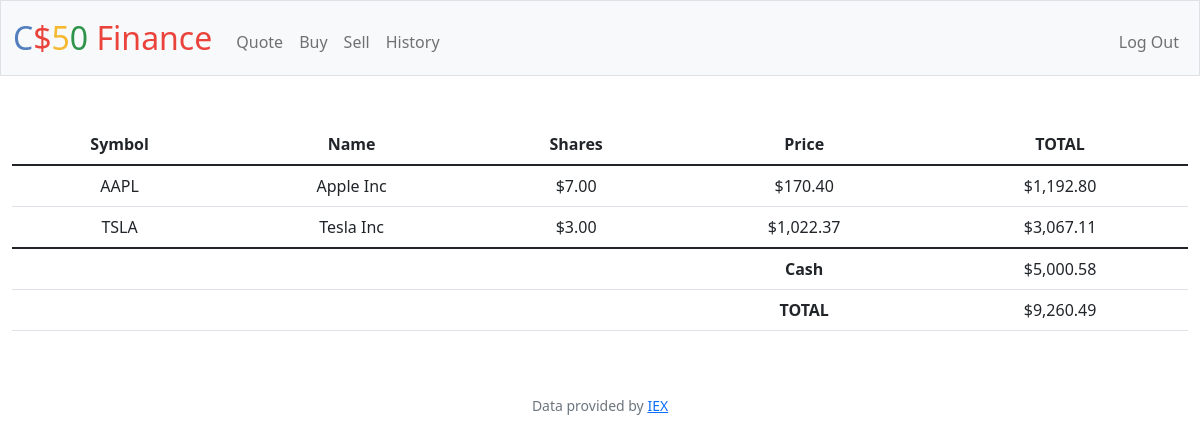
The page / (signed in) on the database its author committed.
### tables this page shows
CREATE TABLE transactions (
    id INTEGER PRIMARY KEY AUTOINCREMENT NOT NULL,
    user_id INTEGER NOT NULL,
    stock_name TEXT NOT NULL,
    shares INTEGER NOT NULL,
    price NUMERIC NOT NULL,
    bought_or_sold TEXT NOT NULL,
    symbol TEXT NOT NULL,
    time TIMESTAMP DEFAULT CURRENT_TIMESTAMP,
    FOREIGN KEY(user_id) REFERENCES users(id)
);

CREATE TABLE users (id INTEGER PRIMARY KEY AUTOINCREMENT NOT NULL, username TEXT NOT NULL, hash TEXT NOT NULL, cash NUMERIC NOT NULL DEFAULT 10000.00);

### app.py (the view)
@app.route("/")
@login_required
def index():
    user_id = session["user_id"]
    stocks = db.execute("SELECT symbol, price, stock_name, SUM(shares) as totalShares FROM transactions WHERE user_id = ? GROUP BY symbol", user_id)
    cash = db.execute("SELECT cash FROM users WHERE id = ?", user_id)[0]["cash"]
    grand_total = cash
    for stock in stocks:
        grand_total += (stock["price"] * stock["totalShares"])
    return render_template("index.html", stocks=stocks, cash=cash, grand_total=grand_total, usd=usd)

### app.py (called while the page is built)
@app.after_request
def after_request(response):
    response.headers["Cache-Control"] = "no-cache, no-store, must-revalidate"
    response.headers["Expires"] = 0
    response.headers["Pragma"] = "no-cache"
    return response

### helpers.py (called while the page is built)
def login_required(f):
    @wraps(f)
    def decorated_function(*args, **kwargs):
        if session.get("user_id") is None:
            return redirect("/login")
        return f(*args, **kwargs)
    return decorated_function

def usd(value):
    return f"${value:,.2f}"

### templates/index.html (shortened to what this page needs)
{% extends "layout.html" %}
{% block main %}
    <table class="table">
        <thead>
            <tr>
                <th>Symbol</th>
                <th>Name</th>
                <th>Shares</th>
                <th>Price</th>
                <th>TOTAL</th>
            </tr>
        </thead>
        <tbody>
            {% for stock in stocks %}
            <tr>
                <td>{{ stock["symbol"] }}</td>
                <td>{{ stock["stock_name"] }}</td>
                <td>{{ usd(stock["totalShares"]) }}</td>
                <td>{{ usd(stock["price"]) }}</td>
                <td>{{ usd(stock["totalShares"] * stock["price"]) }}</td>
            </tr>
            {% endfor %}
        </tbody>
        <tfoot>
            <tr>
                <td colspan="3"></td>
                <td><strong>Cash</strong></td>
                <td>{{ usd(cash)}}</td>
            </tr>
            <tr>
                <td colspan="3"></td>
                <td><strong>TOTAL</strong></td>
                <td>{{ usd(grand_total)}}</td>
            </tr>
        </tfoot>
    </table>
{% endblock %}

### templates/layout.html (shortened to what this page needs)
<!DOCTYPE html>
<html lang="en">
    <head>
        <link href="https://cdn.jsdelivr.net/npm/bootstrap@5.1.3/dist/css/bootstrap.min.css" rel="stylesheet">
        <link href="/static/styles.css" rel="stylesheet">
    </head>
    <body>
        <nav class="bg-light border navbar navbar-expand-md navbar-light">
            <div class="container-fluid">
                <a class="navbar-brand" href="/"><span class="blue">C</span><span class="red">$</span><span class="yellow">5</span><span class="green">0</span> <span class="red">Finance</span></a>
                <div class="collapse navbar-collapse" id="navbar">
                    {% if session["user_id"] %}
                        <ul class="navbar-nav me-auto mt-2">
                            <li class="nav-item"><a class="nav-link" href="/quote">Quote</a></li>
                            <li class="nav-item"><a class="nav-link" href="/buy">Buy</a></li>
                            <li class="nav-item"><a class="nav-link" href="/sell">Sell</a></li>
                            <li class="nav-item"><a class="nav-link" href="/history">History</a></li>
                        </ul>
                        <ul class="navbar-nav ms-auto mt-2">
                            <li class="nav-item"><a class="nav-link" href="/logout">Log Out</a></li>
                        </ul>
                    {% else %}
                        <ul class="navbar-nav ms-auto mt-2">
                            <li class="nav-item"><a class="nav-link" href="/register">Register</a></li>
                            <li class="nav-item"><a class="nav-link" href="/login">Log In</a></li>
                        </ul>
                    {% endif %}
                </div>
            </div>
        </nav>
        <main class="container-fluid py-5 text-center">
            {% block main %}{% endblock %}
        </main>
        <footer class="mb-5 small text-center text-muted">
            Data provided by <a href="https://iexcloud.io/">IEX</a>
        </footer>
    </body>
</html>

### static/styles.css (style rules this page uses)
nav .navbar-brand { font-size: xx-large; }
nav .navbar-brand .blue { color: #537fbe; }
nav .navbar-brand .red { color: #ea433b; }
nav .navbar-brand .yellow { color: #f5b82e; }
nav .navbar-brand .green { color: #2e944b; }

### rows shown on the page
transactions: symbol "TSLA", stock_name "Tesla Inc", totalShares "$3.00", price "$1,022.37", totalShares "$3,067.11"
users: cash "$5,000.58"

### other values the page prints
{{ stock["symbol"] }} "AAPL"
{{ stock["stock_name"] }} "Apple Inc"
{{ usd(stock["totalShares"]) }} "$7.00"
{{ usd(stock["price"]) }} "$170.40"
{{ usd(stock["totalShares"] * stock["price"]) }} "$1,192.80"
{{ usd(grand_total) }} "$9,260.49"
